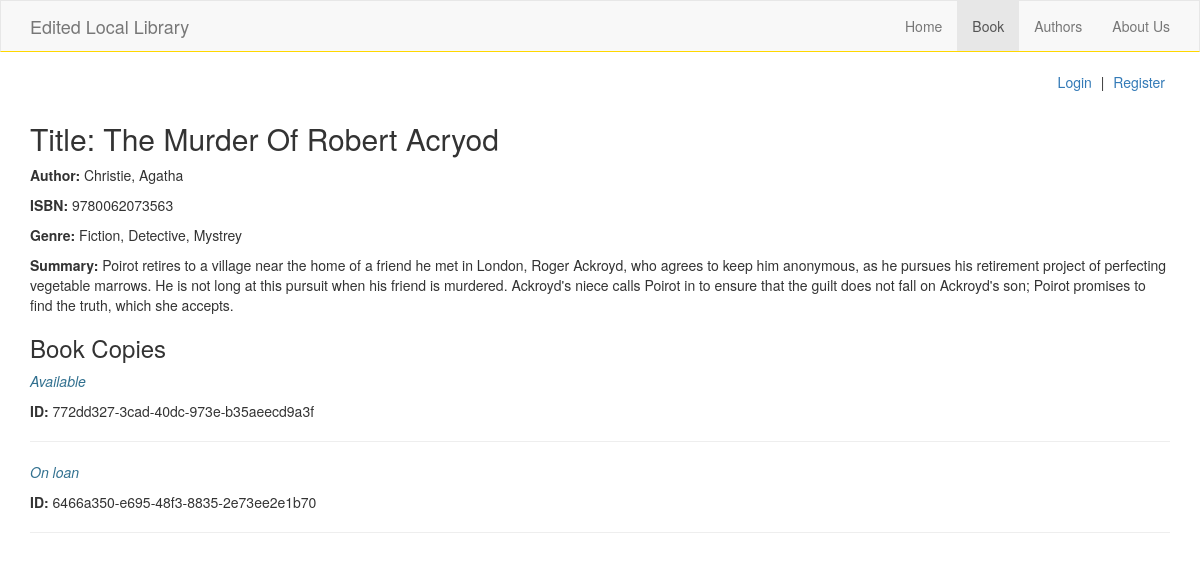
/catalog/book/2, run on an earlier commit of the app's database.
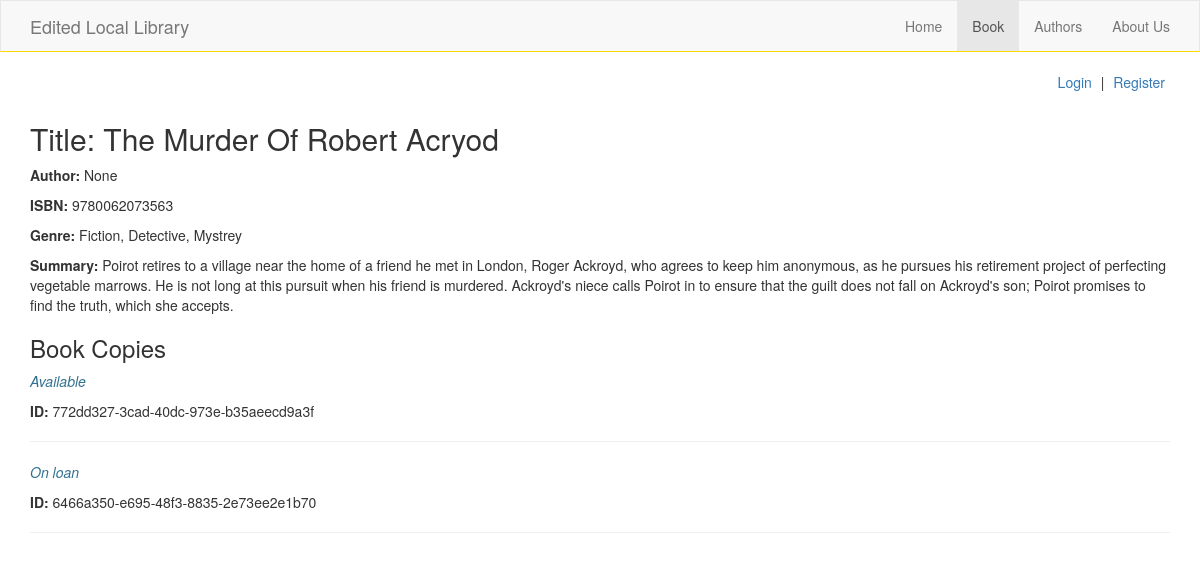
And on a later commit of the database.
### catalog/models.py (models this page shows, shortened)
class Book(models.Model):
    title = models.CharField(max_length=200)
    author = models.ForeignKey('Author', on_delete=models.SET_NULL, null=True)
    isbn = models.CharField('ISBN', max_length=13, help_text='13 character ISBN number')
    genre = models.ManyToManyField(Genre, help_text='Select a genre for this book')
    language = models.ForeignKey('Language', on_delete=models.SET_NULL, null=True, help_text='Book Language')
    summary = models.TextField(help_text='Brief description of the book', null=True, blank=True)

class Author(models.Model):
    first_name = models.CharField(max_length=120)
    last_name = models.CharField(max_length=120)
    date_of_birth = models.DateField(null=True, blank=True)
    date_of_death = models.DateField('Died', null=True, blank=True)
    def __str__(self):
        return '{}, {}'.format(self.last_name, self.first_name)

### catalog/views.py (the view)
# urls.py: url(r'^book/(?P<pk>[0-9]+)$', views.BookDetailView.as_view(), name='book_detail'),
class BookDetailView(generic.DetailView):
    model = Book
    def get_context_data(self, *args, **kwargs):
        context = super(BookDetailView, self).get_context_data()
        context['page_title'] = 'Book'
        return context

### catalog/templates/catalog/book_detail.html (shortened to what this page needs)
{% extends 'base.html' %}
{% block main %}
<article>
    <h2 class="text-capitalize">Title: {{ book.title|capfirst }}</h2>
    <p><strong>Author: </strong>{{ book.author|capfirst }}</p>
    <p><strong>ISBN: </strong>{{ book.isbn }}</p>
    <p><strong>Genre: </strong>{% for genre in book.genre.all %} {{ genre.name }}{% if not forloop.last %}, {% endif %} {% endfor %}</p>
    <p><strong>Summary: </strong>{{ book.summary|capfirst }}</p>
    <h3>Book Copies</h3>
    {% for copy in book.bookinstance_set.all %}
    <div class='copy-detail'>
        <p class="text-info"><em>{{ copy.get_status_display }}</em></p>
        <p><strong>ID: </strong>{{ copy.id }}</p>
    </div>
    <hr>
    {% endfor %}
</article>
{% endblock %}

What changed in the data, as far as the page shows it:
changed Book "The Murder Of Robert Acryod": author "Christie, Agatha" → "None"
